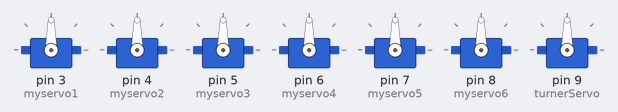
Recording of a sketch running on a simulated Arduino Uno, built with avr-gcc and run on an emulated ATmega328P. Shown: 7 × servo.

Above: at 0.35 s.
At 1.7 s:
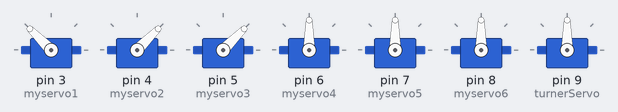
At 2.05 s:
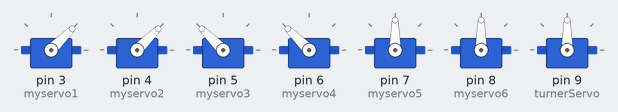
At 2.4 s:
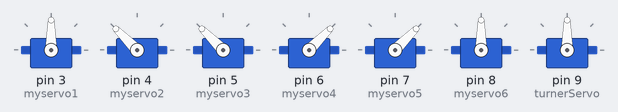
At 2.75 s:
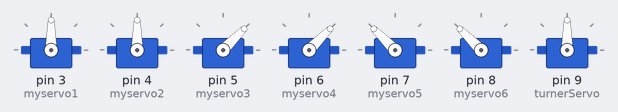
At 3.1 s:
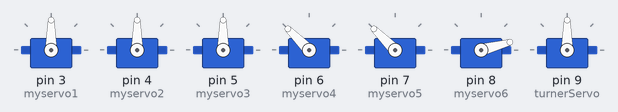
Timing chart, 0 to 6.7 s (numbered marks = the images above):
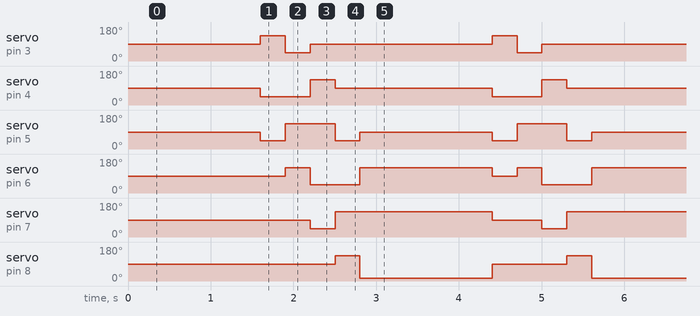

The sketch:

worm1.ino
```cpp
#include <Servo.h>

Servo myservo1;
Servo myservo2;
Servo myservo3;
Servo myservo4;
Servo myservo5;
Servo myservo6;

int leftpin = A1;
int rightpin = A0;

int leftPinVal = 0;
int rightPinVal = 0;

int ditected = 3;

Servo turnerServo;

int d = 300;
int x = 0;

void setup() {


  Serial.begin(9600);
  myservo1.attach(3);
  myservo2.attach(4);
  myservo3.attach(5);
  myservo4.attach(6);
  myservo5.attach(7);
  myservo6.attach(8);


  turnerServo.attach(9);
  initialize();
  delay(300);

}


void readSensors() {

  leftPinVal = analogRead(leftpin);
  rightPinVal = analogRead(rightpin);
}


void left() {
  turnerServo.write(45);

}

void right() {
  turnerServo.write(135);

}

void straight() {
  turnerServo.write(90);

}


void checkline() {


  if ( leftPinVal > 100 && rightPinVal > 100) {
    ditected = 3;
    straight();
  }

  if ( leftPinVal > 100 && rightPinVal < 100) {
    ditected = 3;
    left();
  }

  if ( leftPinVal < 100 && rightPinVal > 100) {
    ditected = 3;
    right();
  }
}

void loop() {


delay(1000);

checkline();

  delay(d);
  step1();
  delay(d);
  step2();
  delay(d);
  step3();
  delay(d);
  step4();
  delay(d);
  step5();
  delay(d);
}


void initialize() {
  myservo1.write(90);
  myservo2.write(90);
  myservo3.write(90);
  myservo4.write(90);
  myservo5.write(90);
  myservo6.write(90);

}

void step1() {
  myservo1.write(135);
  myservo2.write(45);
  myservo3.write(45);
  myservo4.write(90);
  myservo5.write(90);
  myservo6.write(90);

}

void step2() {
  myservo1.write(45);
  myservo2.write(45);
  myservo3.write(135);
  myservo4.write(135);
  myservo5.write(90);
  myservo6.write(90);
}


void step3() {
  myservo1.write(90);
  myservo2.write(135);
  myservo3.write(135);
  myservo4.write(45);
  myservo5.write(45);
  myservo6.write(90);
}
void step4() {
  myservo1.write(90);
  myservo2.write(90);
  myservo3.write(45);
  myservo4.write(45);
  myservo5.write(135);
  myservo6.write(135);
}

void step5() {
  myservo1.write(90);
  myservo2.write(90);
  myservo3.write(90);
  myservo4.write(135);
  myservo5.write(135);
  myservo6.write(15);
}
```

Measured:
- by itself, servo on pin 3 (myservo1): repeats every 2.8 s: 45° 0.30 s, 90° 2.2 s, 135° 0.30 s
- by itself, servo on pin 4 (myservo2): repeats every 2.8 s: 135° 0.30 s, 90° 1.9 s, 45° 0.60 s
- by itself, servo on pin 5 (myservo3): repeats every 2.8 s: 135° 0.60 s, 45° 0.30 s, 90° 1.6 s, 45° 0.30 s
- by itself, servo on pin 6 (myservo4): repeats every 2.8 s: 45° 0.60 s, 135° 1.6 s, 90° 0.30 s, 135° 0.30 s
- by itself, servo on pin 7 (myservo5): repeats every 2.8 s: 135° 1.9 s, 90° 0.60 s, 45° 0.30 s
- by itself, servo on pin 8 (myservo6): repeats every 2.8 s: 15° 1.6 s, 90° 0.90 s, 135° 0.30 s
